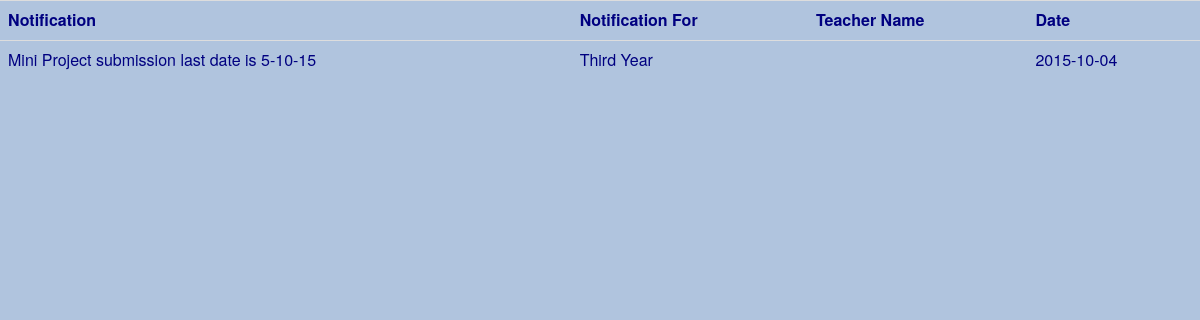
Screenshot of /diff/All_Notifications.php with the database file from the repository.
### tables this page shows
CREATE TABLE IF NOT EXISTS `notification` (
  `Id` int(20) NOT NULL AUTO_INCREMENT,
  `Notification` text NOT NULL,
  `Notification_For` varchar(50) NOT NULL,
  `Teacher_Name` varchar(50) NOT NULL,
  `Date` date NOT NULL,
  PRIMARY KEY (`Id`)
);

### diff/All_Notifications.php (the view, shortened to what this page needs)
<html>
	<head>
		<link rel="stylesheet" href="bootstrap-3.3.5-dist\bootstrap-3.3.5-dist\css\bootstrap.min.css">
	</head>
			<body>
			<?php
					$query="SELECT * FROM notification";
					$result = mysql_query($query);
						echo "<table class='table'>";
						echo "<tr><th>Notification</th><th>Notification For</th><th>Teacher Name</th><th>Date</th></tr>";
					while($row =mysql_fetch_array($result)){
						echo "<tr><td>" . $row['Notification'] . "</td><td>" . $row['Notification_For'] . "</td><td>" . $row['Teacher_Name'] . "</td><td>" . $row['Date'] . "</td></tr>";
					}
						echo "</table>";
				?>
			</body>
		</html>

### diff/All_Notifications.php (style rules this page uses)
body { background-color:#B0C4DE; color:#000080; }

### rows the page displays
notification: Notification "Mini Project submission last date is 5-10-15", Notification_For "Third Year", Date "2015-10-04"
